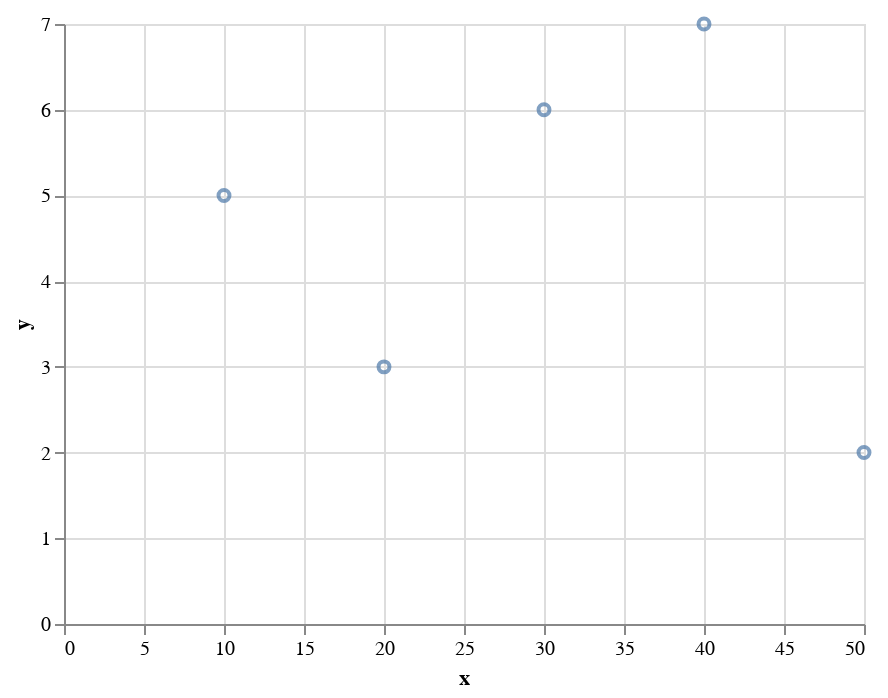

The notebook cell saved with this chart:
### Markdown cell above
**Sua vez**: crie um dataset com duas variáveis numéricas para serem representadas por meio de um gráfico de pontos.

### Code cell
dado2 = pd.DataFrame({'x': [10, 20, 30, 40, 50],
                     'y': [5, 3, 6, 7, 2]})
alt.Chart(dado2).mark_point().encode(
    x='x',
    y='y'
)

### Figure 1 — Vega-Lite specification as saved in the notebook (floating-point values rounded to 4 significant figures)
{"config": {"view": {"continuousWidth": 400, "continuousHeight": 300}}, "data": {"name": "data-978080a3aabbb0acae4d7203a61209c1"}, "mark": "point", "encoding": {"x": {"type": "quantitative", "field": "x"}, "y": {"type": "quantitative", "field": "y"}}, "$schema": "https://vega.github.io/schema/vega-lite/v4.0.2.json", "datasets": {"data-978080a3aabbb0acae4d7203a61209c1": [{"x": 10, "y": 5}, {"x": 20, "y": 3}, {"x": 30, "y": 6}, {"x": 40, "y": 7}, {"x": 50, "y": 2}]}}
